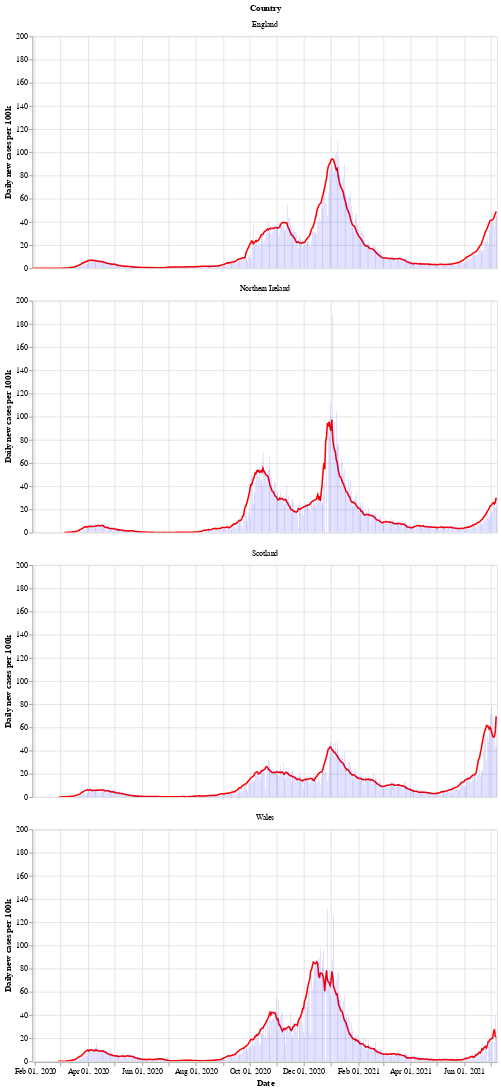

Source (notebook cell):
### Markdown cell above
Next is a bar chart of the number of new cases in each country (per 100k population), with the 7 day moving average of cases. Again we see that Wales saw a longer period of raising and falling cases compared to the other countries.

After a period of cases falling, each nation is now seeing a rise in the number of cases - especially in Wales.

### Code cell
# collapse
bars = alt.Chart(uk_cases).mark_bar().encode(
    x=alt.X("yearmonthdate(date):T", axis=alt.Axis(title='Date')),
    y=alt.Y("newCasesRate:Q", axis=alt.Axis(title='Daily new cases per 100k')),
    tooltip='newCasesRate',
    color=alt.condition(
        alt.datum.dailyChange > 0,
        alt.value("orange"),  # The positive color
        alt.value("blue")  # The negative color
    )
).properties(title='New cases per 100k population with rolling 7 day average', width=600).interactive()
line = alt.Chart(uk_cases).mark_line(
    color='red',
    size=2,
).transform_window(
    rolling_mean='mean(newCasesRate)',
    frame=[0, 7],
    groupby=['areaName']
).encode(
    x='yearmonthdate(date):T',
    y='rolling_mean:Q'
)
alt.layer(line, bars, data=uk_cases).facet(alt.Row('areaName', title='Country'), columns=1)

### Figure 1 — Vega-Lite specification as saved in the notebook (floating-point values rounded to 4 significant figures; data arrays with more than 128 entries replaced by an {"elided": "..."} marker saying what was removed)
{"config": {"view": {"continuousWidth": 400, "continuousHeight": 300}}, "data": {"name": "data-4a643e411ce1e7f2d0c5ed8c0c1ee880"}, "facet": {"type": "nominal", "field": "areaName", "title": "Country"}, "spec": {"layer": [{"mark": {"type": "line", "color": "red", "size": 2}, "encoding": {"x": {"type": "temporal", "field": "date", "timeUnit": "yearmonthdate"}, "y": {"type": "quantitative", "field": "rolling_mean"}}, "transform": [{"window": [{"op": "mean", "field": "newCasesRate", "as": "rolling_mean"}], "frame": [0, 7], "groupby": ["areaName"]}]}, {"mark": "bar", "encoding": {"color": {"condition": {"value": "orange", "test": "(datum.dailyChange > 0)"}, "value": "blue"}, "tooltip": {"type": "quantitative", "field": "newCasesRate"}, "x": {"type": "temporal", "axis": {"title": "Date"}, "field": "date", "timeUnit": "yearmonthdate"}, "y": {"type": "quantitative", "axis": {"title": "Daily new cases per 100k"}, "field": "newCasesRate"}}, "selection": {"selector002": {"type": "interval", "bind": "scales", "encodings": ["x", "y"]}}, "title": "New cases per 100k population with rolling 7 day average", "width": 600}]}, "columns": 1, "$schema": "https://vega.github.io/schema/vega-lite/v4.8.1.json", "datasets": {"data-4a643e411ce1e7f2d0c5ed8c0c1ee880": {"elided": "2008 records"}}}
